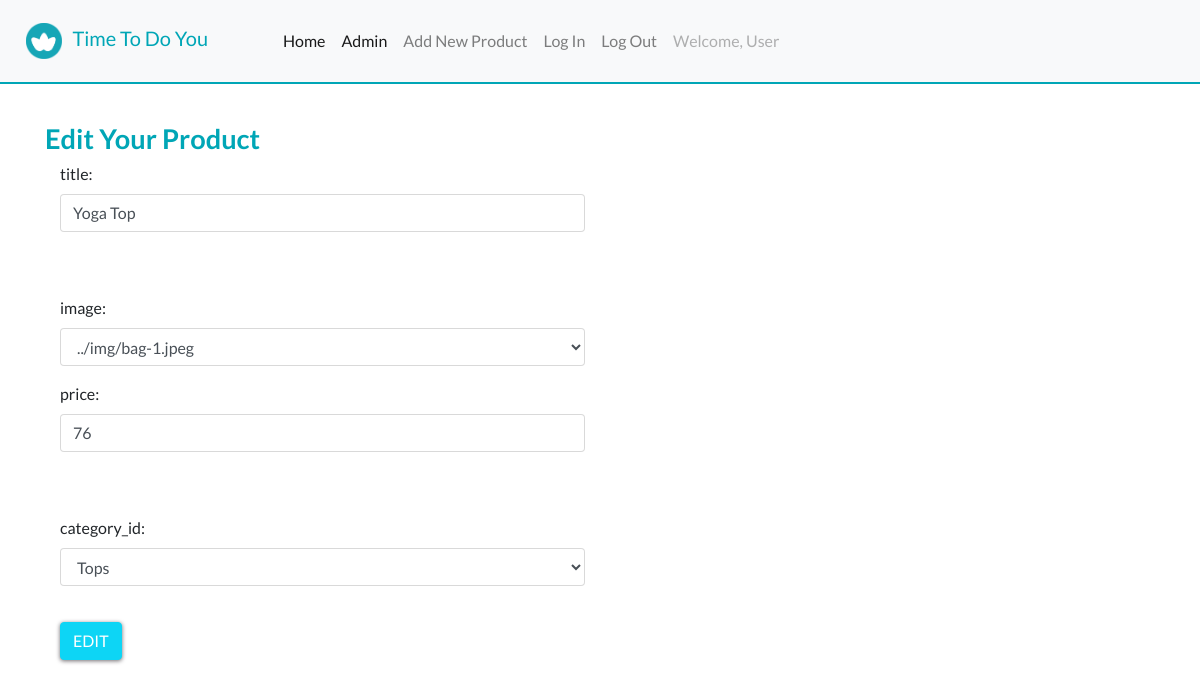
The page /backend/_edit.php?tb=product_tb&id=1 (signed in) on the database its author committed.
### tables this page shows
CREATE TABLE `product_tb` (
  `product_id` int(11) NOT NULL,
  `title` varchar(20) NOT NULL,
  `image` text NOT NULL,
  `price` int(11) NOT NULL,
  `category_id` int(11) NOT NULL
);

### backend/backend_db.php (called while the page is built, shortened)
<?php
	function db_connect() {
		static $connection;
		if(!isset($connection)) {
			$configArray = parse_ini_file("../../../con/config.ini");
			$connection = mysqli_connect($configArray["host"], $configArray["username"], $configArray["password"], $configArray["database"] );
			if(!$connection) {
				return mysqli_connect_error();
			}
			else {
				return $connection;
			}
		}
		else {
			return $connection;
		}
	}
?>

### backend/_edit.php (the view, shortened to what this page needs)
<?php include 'back_header.php'?>
<body>
    <div class="container admin-container">
		<h3>Edit Your Product </h3>
		<?php
			include "backend_db.php";
			if(isset($_GET["id"])) {
				if(db_connect()) {
					$id = mysqli_real_escape_string(db_connect(), $_GET["id"]);
					$tb = mysqli_real_escape_string(db_connect(), $_GET["tb"]);
					$query = "SELECT * FROM ".$tb." WHERE product_id='".$id."'";
                    $queryResult = mysqli_query(db_connect(), $query);
					if($queryResult) {
                        echo "<div class='col-sm-12 col-md-12 col-lg-12'>";
						echo '<form class="form" action="_edit_process.php" method="POST">';
						while($rowArray = mysqli_fetch_assoc($queryResult)) {
							foreach($rowArray as $name=>$value) {
								if($name === "title" || $name === "price") {
                                    echo "<div class='form-group row'>";
                                    echo "<div class='col-sm-12 col-md-6 col-lg-6'>";
									echo '<label>'.$name.': </label><input type="text" class="form-control" name="'.$name.'" value="'.$value.'" required>
										<br><br>';
                                    echo "</div>";
                                    echo "</div>";
								}
								else if ($name === "image"){
									echo "<div class='form-group row'>";
                                    echo "<div class='col-sm-12 col-md-6 col-lg-6'>";
									echo '<label>'.$name.': </label>';
									echo "<select  class='form-control imageSelect' id='imageSelect' name='".$name."' value='".$value."'>";
										foreach(glob('../img/*[.jpg, .jpeg, .png, .PNG]') as $filename){
											echo "<option>" . $filename . "</option>";
										}
									echo "</select>";
                                    echo "</div>";
                                    echo "</div>";
                                }
                                else if( $name === "category_id"){
                                    echo "<div class='form-group row'>";
                                    echo "<div class='col-sm-12 col-md-6 col-lg-6'>";
									echo '<label>'.$name.': </label>';
                                    echo "<select  class='form-control name='".$name."' value='".$value."'>";
                                    echo "<option value='1' selected>Tops</option>";
									echo "</select>";
                                    echo "</div>";
                                    echo "</div>";
                                }
								else {
									echo '<input type="hidden" name="'.$name.'" value="'.$value.'">';
								}
							}
							echo '<input type="submit" class="btn btn-primary" value="Edit">';
						}
						echo '</form>';
                        echo"</div>";
					}
				}
			}
		?>
    </div>
	</body>
    <?php include 'back_footer.php'?>
</html>

### css/styles.css (style rules this page uses)
body { font-family: 'Lato', sans-serif; }
h3 { font-size: 1.7rem; color: #00A6B6; font-weight: 700; }
.btn-primary { color: #fff; background-color: #0dd5f5; border-color: #0dd5f5; border-radius: none; text-transform: uppercase; -webkit-box-shadow: 0px 1px 4px 0px #706c70; -moz-box-shadow: 0px 1px 4px 0px #706c70; box-shadow: 0px 1px 4px 0px #706c70; }
@media screen and (max-width: 1200px) { .btn-primary { margin-top: 20px; } }
.admin-container { margin-top: 40px; }

### rows shown on the page
product_tb: name "title", title "Yoga Top", name "image", image "../img/bag-1.jpeg", name "price", price "76", name "category_id", category "Tops"

### other values the page prints
$_SESSION['username'] "User"
